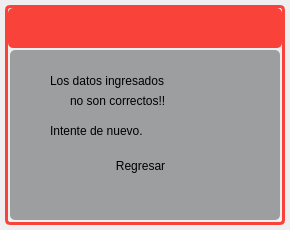
<?xml version="1.0" encoding="UTF-8"?>
<ui version="4.0">
 <class>InicioSesion</class>
 <widget class="QWidget" name="InicioSesion">
  <property name="geometry">
   <rect>
    <x>0</x>
    <y>0</y>
    <width>290</width>
    <height>230</height>
   </rect>
  </property>
  <property name="windowTitle">
   <string>Form</string>
  </property>
  <property name="styleSheet">
   <string notr="true">border-radius: 5px</string>
  </property>
  <layout class="QVBoxLayout" name="verticalLayout">
   <property name="spacing">
    <number>0</number>
   </property>
   <property name="leftMargin">
    <number>0</number>
   </property>
   <property name="topMargin">
    <number>0</number>
   </property>
   <property name="rightMargin">
    <number>0</number>
   </property>
   <property name="bottomMargin">
    <number>0</number>
   </property>
   <item>
    <widget class="QFrame" name="central_widget_frame">
     <property name="frameShape">
      <enum>QFrame::StyledPanel</enum>
     </property>
     <property name="frameShadow">
      <enum>QFrame::Raised</enum>
     </property>
     <layout class="QVBoxLayout" name="shadow_layout">
      <property name="spacing">
       <number>0</number>
      </property>
      <property name="leftMargin">
       <number>5</number>
      </property>
      <property name="topMargin">
       <number>5</number>
      </property>
      <property name="rightMargin">
       <number>5</number>
      </property>
      <property name="bottomMargin">
       <number>5</number>
      </property>
      <item>
       <widget class="QFrame" name="background_frame">
        <property name="styleSheet">
         <string notr="true">QWidget#background_frame{
border-style: solid;
border-width: 3px;

	border-color: rgb(249, 66, 58);
}</string>
        </property>
        <property name="frameShape">
         <enum>QFrame::StyledPanel</enum>
        </property>
        <property name="frameShadow">
         <enum>QFrame::Raised</enum>
        </property>
        <layout class="QVBoxLayout" name="verticalLayout_2">
         <property name="spacing">
          <number>0</number>
         </property>
         <property name="leftMargin">
          <number>0</number>
         </property>
         <property name="topMargin">
          <number>0</number>
         </property>
         <property name="rightMargin">
          <number>0</number>
         </property>
         <property name="bottomMargin">
          <number>0</number>
         </property>
         <item>
          <widget class="QFrame" name="top_bar_frame">
           <property name="minimumSize">
            <size>
             <width>0</width>
             <height>40</height>
            </size>
           </property>
           <property name="maximumSize">
            <size>
             <width>16777215</width>
             <height>40</height>
            </size>
           </property>
           <property name="styleSheet">
            <string notr="true">background-color: rgb(249, 66, 58);</string>
           </property>
           <property name="frameShape">
            <enum>QFrame::StyledPanel</enum>
           </property>
           <property name="frameShadow">
            <enum>QFrame::Raised</enum>
           </property>
           <layout class="QHBoxLayout" name="horizontalLayout_3">
            <item>
             <widget class="QLabel" name="title_label">
              <property name="minimumSize">
               <size>
                <width>120</width>
                <height>0</height>
               </size>
              </property>
              <property name="font">
               <font>
                <pointsize>10</pointsize>
                <bold>true</bold>
               </font>
              </property>
              <property name="styleSheet">
               <string notr="true">color: white;</string>
              </property>
              <property name="text">
               <string/>
              </property>
             </widget>
            </item>
            <item>
             <widget class="QFrame" name="buttons_holder_frame">
              <property name="minimumSize">
               <size>
                <width>130</width>
                <height>30</height>
               </size>
              </property>
              <property name="maximumSize">
               <size>
                <width>113</width>
                <height>16777215</height>
               </size>
              </property>
              <property name="frameShape">
               <enum>QFrame::StyledPanel</enum>
              </property>
              <property name="frameShadow">
               <enum>QFrame::Raised</enum>
              </property>
              <widget class="QToolButton" name="minimizar">
               <property name="geometry">
                <rect>
                 <x>50</x>
                 <y>0</y>
                 <width>22</width>
                 <height>22</height>
                </rect>
               </property>
               <property name="text">
                <string/>
               </property>
               <property name="icon">
                <iconset>
                 <normaloff>../iconos/icons/minimize-window.png</normaloff>../iconos/icons/minimize-window.png</iconset>
               </property>
               <property name="iconSize">
                <size>
                 <width>25</width>
                 <height>25</height>
                </size>
               </property>
              </widget>
              <widget class="QToolButton" name="maximizar">
               <property name="geometry">
                <rect>
                 <x>90</x>
                 <y>0</y>
                 <width>22</width>
                 <height>22</height>
                </rect>
               </property>
               <property name="text">
                <string/>
               </property>
               <property name="icon">
                <iconset>
                 <normaloff>../iconos/icons/close-window.png</normaloff>../iconos/icons/close-window.png</iconset>
               </property>
               <property name="iconSize">
                <size>
                 <width>25</width>
                 <height>25</height>
                </size>
               </property>
              </widget>
             </widget>
            </item>
           </layout>
          </widget>
         </item>
         <item>
          <widget class="QFrame" name="content_frame">
           <property name="styleSheet">
            <string notr="true">QWidget#content_frame{
	border-image: url(:/imagen/logobueno_preview_rev_1.png);
}</string>
           </property>
           <property name="frameShape">
            <enum>QFrame::StyledPanel</enum>
           </property>
           <property name="frameShadow">
            <enum>QFrame::Raised</enum>
           </property>
           <layout class="QVBoxLayout" name="verticalLayout_3">
            <property name="spacing">
             <number>2</number>
            </property>
            <property name="leftMargin">
             <number>2</number>
            </property>
            <property name="topMargin">
             <number>2</number>
            </property>
            <property name="rightMargin">
             <number>2</number>
            </property>
            <property name="bottomMargin">
             <number>2</number>
            </property>
            <item>
             <widget class="QFrame" name="frame">
              <property name="styleSheet">
               <string notr="true">QWidget#frame{background-color:rgba(151, 153, 155,240);}</string>
              </property>
              <property name="frameShape">
               <enum>QFrame::StyledPanel</enum>
              </property>
              <property name="frameShadow">
               <enum>QFrame::Raised</enum>
              </property>
              <widget class="QLabel" name="label_4">
               <property name="geometry">
                <rect>
                 <x>40</x>
                 <y>70</y>
                 <width>191</width>
                 <height>21</height>
                </rect>
               </property>
               <property name="styleSheet">
                <string notr="true">color: rgb(0, 0, 0);
font: 900 15pt &quot;Arial Black&quot;;
</string>
               </property>
               <property name="text">
                <string>Intente de nuevo.</string>
               </property>
              </widget>
              <widget class="QPushButton" name="regresar_button">
               <property name="geometry">
                <rect>
                 <x>100</x>
                 <y>100</y>
                 <width>61</width>
                 <height>31</height>
                </rect>
               </property>
               <property name="styleSheet">
                <string notr="true">QPushButton#regresar_button{
background-color: #74AA50;
color: white;
border-radius: 3px;
}
QPushButton::hover#regresar_button{background-color: #ffc13b};
</string>
               </property>
               <property name="text">
                <string>Regresar</string>
               </property>
              </widget>
              <widget class="QLabel" name="label_3">
               <property name="geometry">
                <rect>
                 <x>60</x>
                 <y>40</y>
                 <width>191</width>
                 <height>21</height>
                </rect>
               </property>
               <property name="styleSheet">
                <string notr="true">color: rgb(0, 0, 0);
font: 15pt &quot;Arial&quot;;

</string>
               </property>
               <property name="text">
                <string>no son correctos!!</string>
               </property>
              </widget>
              <widget class="QLabel" name="label">
               <property name="geometry">
                <rect>
                 <x>40</x>
                 <y>20</y>
                 <width>191</width>
                 <height>21</height>
                </rect>
               </property>
               <property name="styleSheet">
                <string notr="true">color: rgb(0, 0, 0);
font: 15pt &quot;Arial&quot;;

</string>
               </property>
               <property name="text">
                <string>Los datos ingresados</string>
               </property>
              </widget>
             </widget>
            </item>
           </layout>
          </widget>
         </item>
        </layout>
       </widget>
      </item>
     </layout>
    </widget>
   </item>
  </layout>
 </widget>
 <resources>
  <include location="../imagenes/res.qrc"/>
 </resources>
 <connections/>
</ui>
